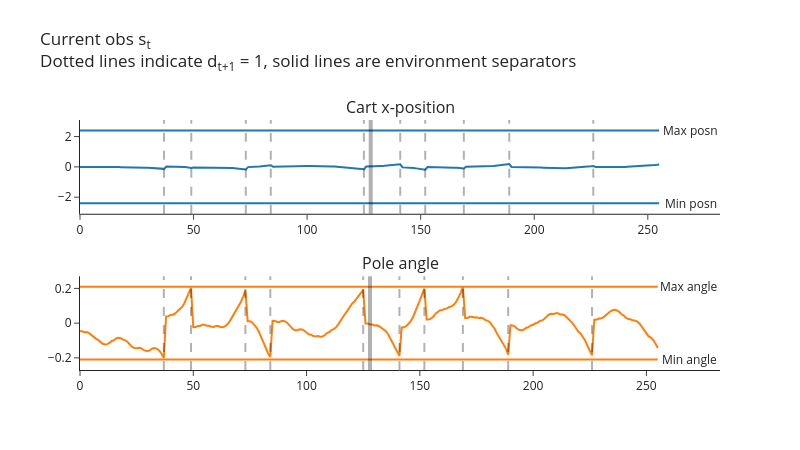
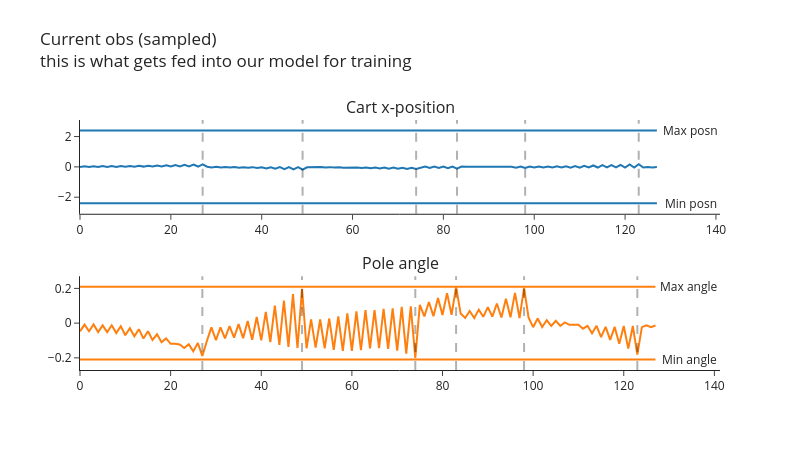

These figures' notebook cell, in order:
### Code cell
num_steps_per_rollout = 128
num_envs = 2
batch_size = num_steps_per_rollout * num_envs  # 256

minibatch_size = 128
num_minibatches = batch_size // minibatch_size  # 2

batches_per_learning_phase = 2

envs = CartPole(num_envs=num_envs)  # GPU-batched env: reset()/step() return on-device tensors
memory = ReplayMemory(num_envs, (4,), (), batch_size, minibatch_size, batches_per_learning_phase)

logprobs = values = t.zeros(num_envs, device=device)  # dummy values, just so we can see demo of plot
obs, _ = envs.reset()

for i in range(num_steps_per_rollout):  # the locally-defined 128, matching this cell's batch_size
    # Choose a random action and step the env (actions are an on-device tensor for the batched env)
    actions = t.randint(0, envs.single_action_space.n, (num_envs,), device=device)
    next_obs, rewards, terminated, truncated, infos = envs.step(actions)

    # Add experience to memory (everything is already an on-device tensor)
    memory.add(obs, actions, logprobs, values, rewards, terminated)
    obs = next_obs

plot_cartpole_obs_and_dones(
    t.stack(memory.obs).cpu(),
    t.stack(memory.terminated).cpu(),
    title="Current obs s<sub>t</sub><br>Dotted lines indicate d<sub>t+1</sub> = 1, solid lines are environment separators",
)

next_value = next_done = t.zeros(envs.num_envs).to(device)  # dummy values, just so we can see demo of plot
minibatches = memory.get_minibatches(next_value, next_done, gamma=0.99, gae_lambda=0.95)

plot_cartpole_obs_and_dones(
    minibatches[0].obs.cpu(),
    minibatches[0].terminated.cpu(),
    title="Current obs (sampled)<br>this is what gets fed into our model for training",
)

### Figure 1 — Plotly figure (JSON) as saved in the notebook; plotly's stock layout.template omitted (floating-point values rounded to 4 significant figures; data arrays with more than 128 entries replaced by an {"elided": "..."} marker saying what was removed)
{"data": [{"marker": {"color": "#1F77B4"}, "mode": "lines", "name": "posn", "type": "scatter", "xaxis": "x", "y": {"elided": "256 float values"}, "yaxis": "y"}, {"marker": {"color": "#1F77B4"}, "mode": "lines", "name": "posn_min", "type": "scatter", "xaxis": "x", "y": {"elided": "256 float values"}, "yaxis": "y"}, {"marker": {"color": "#1F77B4"}, "mode": "lines", "name": "posn_max", "type": "scatter", "xaxis": "x", "y": {"elided": "256 float values"}, "yaxis": "y"}, {"marker": {"color": "#FF7F0E"}, "mode": "lines", "name": "angle", "type": "scatter", "xaxis": "x2", "y": {"elided": "256 float values"}, "yaxis": "y2"}, {"marker": {"color": "#FF7F0E"}, "mode": "lines", "name": "angle_min", "type": "scatter", "xaxis": "x2", "y": {"elided": "256 float values"}, "yaxis": "y2"}, {"marker": {"color": "#FF7F0E"}, "mode": "lines", "name": "angle_max", "type": "scatter", "xaxis": "x2", "y": {"elided": "256 float values"}, "yaxis": "y2"}], "layout": {"annotations": [{"font": {"size": 16}, "showarrow": false, "text": "Cart x-position", "x": 0.5, "xanchor": "center", "xref": "paper", "y": 1, "yanchor": "bottom", "yref": "paper"}, {"font": {"size": 16}, "showarrow": false, "text": "Pole angle", "x": 0.5, "xanchor": "center", "xref": "paper", "y": 0.375, "yanchor": "bottom", "yref": "paper"}, {"showarrow": false, "text": "Min posn", "x": 268.8, "xref": "x", "y": -2.4, "yref": "y"}, {"showarrow": false, "text": "Min angle", "x": 268.8, "xref": "x2", "y": -0.2095, "yref": "y2"}, {"showarrow": false, "text": "Max posn", "x": 268.8, "xref": "x", "y": 2.4, "yref": "y"}, {"showarrow": false, "text": "Max angle", "x": 268.8, "xref": "x2", "y": 0.2095, "yref": "y2"}], "height": 450, "hovermode": "x unified", "margin": {"t": 120}, "shapes": [{"line": {"color": "black", "dash": "dash", "width": 2}, "type": "line", "x0": 37, "x1": 37, "xref": "x", "y0": 0, "y1": 1, "yref": "y domain"}, {"line": {"color": "black", "dash": "dash", "width": 2}, "type": "line", "x0": 49, "x1": 49, "xref": "x", "y0": 0, "y1": 1, "yref": "y domain"}, {"line": {"color": "black", "dash": "dash", "width": 2}, "type": "line", "x0": 73, "x1": 73, "xref": "x", "y0": 0, "y1": 1, "yref": "y domain"}, {"line": {"color": "black", "dash": "dash", "width": 2}, "type": "line", "x0": 84, "x1": 84, "xref": "x", "y0": 0, "y1": 1, "yref": "y domain"}, {"line": {"color": "black", "dash": "dash", "width": 2}, "type": "line", "x0": 125, "x1": 125, "xref": "x", "y0": 0, "y1": 1, "yref": "y domain"}, {"line": {"color": "black", "dash": "dash", "width": 2}, "type": "line", "x0": 141, "x1": 141, "xref": "x", "y0": 0, "y1": 1, "yref": "y domain"}, {"line": {"color": "black", "dash": "dash", "width": 2}, "type": "line", "x0": 152, "x1": 152, "xref": "x", "y0": 0, "y1": 1, "yref": "y domain"}, {"line": {"color": "black", "dash": "dash", "width": 2}, "type": "line", "x0": 169, "x1": 169, "xref": "x", "y0": 0, "y1": 1, "yref": "y domain"}, {"line": {"color": "black", "dash": "dash", "width": 2}, "type": "line", "x0": 189, "x1": 189, "xref": "x", "y0": 0, "y1": 1, "yref": "y domain"}, {"line": {"color": "black", "dash": "dash", "width": 2}, "type": "line", "x0": 226, "x1": 226, "xref": "x", "y0": 0, "y1": 1, "yref": "y domain"}, {"line": {"color": "black", "width": 4}, "type": "line", "x0": 128, "x1": 128, "xref": "x", "y0": 0, "y1": 1, "yref": "y domain"}, {"line": {"color": "black", "dash": "dash", "width": 2}, "type": "line", "x0": 37, "x1": 37, "xref": "x2", "y0": 0, "y1": 1, "yref": "y2 domain"}, {"line": {"color": "black", "dash": "dash", "width": 2}, "type": "line", "x0": 49, "x1": 49, "xref": "x2", "y0": 0, "y1": 1, "yref": "y2 domain"}, {"line": {"color": "black", "dash": "dash", "width": 2}, "type": "line", "x0": 73, "x1": 73, "xref": "x2", "y0": 0, "y1": 1, "yref": "y2 domain"}, {"line": {"color": "black", "dash": "dash", "width": 2}, "type": "line", "x0": 84, "x1": 84, "xref": "x2", "y0": 0, "y1": 1, "yref": "y2 domain"}, {"line": {"color": "black", "dash": "dash", "width": 2}, "type": "line", "x0": 125, "x1": 125, "xref": "x2", "y0": 0, "y1": 1, "yref": "y2 domain"}, {"line": {"color": "black", "dash": "dash", "width": 2}, "type": "line", "x0": 141, "x1": 141, "xref": "x2", "y0": 0, "y1": 1, "yref": "y2 domain"}, {"line": {"color": "black", "dash": "dash", "width": 2}, "type": "line", "x0": 152, "x1": 152, "xref": "x2", "y0": 0, "y1": 1, "yref": "y2 domain"}, {"line": {"color": "black", "dash": "dash", "width": 2}, "type": "line", "x0": 169, "x1": 169, "xref": "x2", "y0": 0, "y1": 1, "yref": "y2 domain"}, {"line": {"color": "black", "dash": "dash", "width": 2}, "type": "line", "x0": 189, "x1": 189, "xref": "x2", "y0": 0, "y1": 1, "yref": "y2 domain"}, {"line": {"color": "black", "dash": "dash", "width": 2}, "type": "line", "x0": 226, "x1": 226, "xref": "x2", "y0": 0, "y1": 1, "yref": "y2 domain"}, {"line": {"color": "black", "width": 4}, "type": "line", "x0": 128, "x1": 128, "xref": "x2", "y0": 0, "y1": 1, "yref": "y2 domain"}], "showlegend": false, "title": {"text": "Current obs s<sub>t</sub><br>Dotted lines indicate d<sub>t+1</sub> = 1, solid lines are environment separators", "y": 0.9}, "width": 800, "xaxis": {"anchor": "y", "domain": [0, 1]}, "xaxis2": {"anchor": "y2", "domain": [0, 1]}, "yaxis": {"anchor": "x", "domain": [0.625, 1]}, "yaxis2": {"anchor": "x2", "domain": [0, 0.375]}}}

### Figure 2 — Plotly figure (JSON) as saved in the notebook; plotly's stock layout.template omitted (floating-point values rounded to 4 significant figures)
{"data": [{"marker": {"color": "#1F77B4"}, "mode": "lines", "name": "posn", "type": "scatter", "xaxis": "x", "y": [-0.0101, 0.04459, -0.01006, 0.04518, -0.006113, 0.04968, -0.006053, 0.05028, -0.002076, 0.05478, 0.005817, 0.06319, 0.009825, 0.0677, 0.01775, 0.07613, 0.0218, 0.08846, 0.02978, 0.1047, 0.03388, 0.1249, 0.03411, 0.1412, 0.03048, 0.1536, 0.02298, 0.1699, 0.01162, -0.03465, 0.004194, -0.0356, -0.007105, -0.04044, -0.01448, -0.04918, -0.01792, -0.06181, -0.01745, -0.07835, -0.02085, -0.09879, -0.02032, -0.1231, -0.01586, -0.1436, -0.01528, -0.168, -0.01855, -0.1885, -0.02569, -0.01355, -0.03668, -0.0132, -0.04373, -0.01676, -0.04685, -0.02423, -0.05383, -0.0356, -0.06465, -0.04309, -0.07933, -0.04669, -0.09786, -0.04641, -0.1124, -0.05004, -0.1231, -0.0498, -0.1298, -0.05349, -0.1326, -0.05329, -0.1314, -0.05703, 0.02692, -0.06469, 0.02649, -0.07628, 0.02215, -0.0918, 0.0217, -0.1112, 0.01733, 0.009108, 0.009049, 0.009834, 0.004653, 0.006649, -0.003664, 0.007358, -0.0159, 0.01196, -0.03207, 0.01265, -0.05216, 0.01723, -0.06838, 0.0179, -0.04092, 0.02246, -0.04064, 0.03092, -0.04426, 0.03546, -0.04396, 0.04391, -0.04756, 0.05625, -0.04726, 0.07249, -0.04305, 0.09264, -0.04274, 0.1089, -0.03852, 0.1213, -0.0382, 0.1376, -0.04178, 0.1578, -0.04145, 0.1819, -0.03721, -0.007561, -0.03687, -0.008209], "yaxis": "y"}, {"marker": {"color": "#1F77B4"}, "mode": "lines", "name": "posn_min", "type": "scatter", "xaxis": "x", "y": [-2.4, -2.4, -2.4, -2.4, -2.4, -2.4, -2.4, -2.4, -2.4, -2.4, -2.4, -2.4, -2.4, -2.4, -2.4, -2.4, -2.4, -2.4, -2.4, -2.4, -2.4, -2.4, -2.4, -2.4, -2.4, -2.4, -2.4, -2.4, -2.4, -2.4, -2.4, -2.4, -2.4, -2.4, -2.4, -2.4, -2.4, -2.4, -2.4, -2.4, -2.4, -2.4, -2.4, -2.4, -2.4, -2.4, -2.4, -2.4, -2.4, -2.4, -2.4, -2.4, -2.4, -2.4, -2.4, -2.4, -2.4, -2.4, -2.4, -2.4, -2.4, -2.4, -2.4, -2.4, -2.4, -2.4, -2.4, -2.4, -2.4, -2.4, -2.4, -2.4, -2.4, -2.4, -2.4, -2.4, -2.4, -2.4, -2.4, -2.4, -2.4, -2.4, -2.4, -2.4, -2.4, -2.4, -2.4, -2.4, -2.4, -2.4, -2.4, -2.4, -2.4, -2.4, -2.4, -2.4, -2.4, -2.4, -2.4, -2.4, -2.4, -2.4, -2.4, -2.4, -2.4, -2.4, -2.4, -2.4, -2.4, -2.4, -2.4, -2.4, -2.4, -2.4, -2.4, -2.4, -2.4, -2.4, -2.4, -2.4, -2.4, -2.4, -2.4, -2.4, -2.4, -2.4, -2.4, -2.4], "yaxis": "y"}, {"marker": {"color": "#1F77B4"}, "mode": "lines", "name": "posn_max", "type": "scatter", "xaxis": "x", "y": [2.4, 2.4, 2.4, 2.4, 2.4, 2.4, 2.4, 2.4, 2.4, 2.4, 2.4, 2.4, 2.4, 2.4, 2.4, 2.4, 2.4, 2.4, 2.4, 2.4, 2.4, 2.4, 2.4, 2.4, 2.4, 2.4, 2.4, 2.4, 2.4, 2.4, 2.4, 2.4, 2.4, 2.4, 2.4, 2.4, 2.4, 2.4, 2.4, 2.4, 2.4, 2.4, 2.4, 2.4, 2.4, 2.4, 2.4, 2.4, 2.4, 2.4, 2.4, 2.4, 2.4, 2.4, 2.4, 2.4, 2.4, 2.4, 2.4, 2.4, 2.4, 2.4, 2.4, 2.4, 2.4, 2.4, 2.4, 2.4, 2.4, 2.4, 2.4, 2.4, 2.4, 2.4, 2.4, 2.4, 2.4, 2.4, 2.4, 2.4, 2.4, 2.4, 2.4, 2.4, 2.4, 2.4, 2.4, 2.4, 2.4, 2.4, 2.4, 2.4, 2.4, 2.4, 2.4, 2.4, 2.4, 2.4, 2.4, 2.4, 2.4, 2.4, 2.4, 2.4, 2.4, 2.4, 2.4, 2.4, 2.4, 2.4, 2.4, 2.4, 2.4, 2.4, 2.4, 2.4, 2.4, 2.4, 2.4, 2.4, 2.4, 2.4, 2.4, 2.4, 2.4, 2.4, 2.4, 2.4], "yaxis": "y"}, {"marker": {"color": "#FF7F0E"}, "mode": "lines", "name": "angle", "type": "scatter", "xaxis": "x2", "y": [-0.04751, -0.008499, -0.04663, -0.007858, -0.05189, -0.01312, -0.05161, -0.01259, -0.05749, -0.01799, -0.06955, -0.02932, -0.07612, -0.03491, -0.08897, -0.04654, -0.09646, -0.06423, -0.1103, -0.08807, -0.119, -0.1181, -0.1226, -0.1429, -0.121, -0.1627, -0.1145, -0.1891, -0.1029, -0.02451, -0.09785, -0.02399, -0.08762, -0.01776, -0.08383, -0.005837, -0.08641, 0.01183, -0.09536, 0.03531, -0.09902, 0.06472, -0.1091, 0.1002, -0.1256, 0.1302, -0.137, 0.1667, -0.1434, 0.1982, -0.1449, 0.02133, -0.1414, 0.02095, -0.1447, 0.02655, -0.1546, 0.03814, -0.1597, 0.05574, -0.16, 0.06774, -0.1554, 0.07424, -0.1462, 0.07534, -0.1436, 0.08273, -0.1478, 0.08477, -0.1587, 0.09316, -0.1762, 0.09625, -0.2006, 0.1057, 0.03916, 0.1217, 0.04005, 0.1441, 0.04704, 0.1731, 0.04842, 0.2087, 0.05596, 0.02945, 0.06964, 0.02985, 0.07783, 0.0363, 0.0923, 0.03708, 0.1131, 0.03224, 0.1403, 0.03348, 0.174, 0.02908, 0.2028, 0.03074, -0.02344, 0.02673, -0.02279, 0.01706, -0.01644, 0.01341, -0.01609, 0.004022, -0.009983, -0.01114, -0.009833, -0.03213, -0.0156, -0.05904, -0.01558, -0.0803, -0.0215, -0.09609, -0.02168, -0.1182, -0.01613, -0.1468, -0.01658, -0.1819, -0.02298, -0.01311, -0.02363, -0.01382], "yaxis": "y2"}, {"marker": {"color": "#FF7F0E"}, "mode": "lines", "name": "angle_min", "type": "scatter", "xaxis": "x2", "y": [-0.2095, -0.2095, -0.2095, -0.2095, -0.2095, -0.2095, -0.2095, -0.2095, -0.2095, -0.2095, -0.2095, -0.2095, -0.2095, -0.2095, -0.2095, -0.2095, -0.2095, -0.2095, -0.2095, -0.2095, -0.2095, -0.2095, -0.2095, -0.2095, -0.2095, -0.2095, -0.2095, -0.2095, -0.2095, -0.2095, -0.2095, -0.2095, -0.2095, -0.2095, -0.2095, -0.2095, -0.2095, -0.2095, -0.2095, -0.2095, -0.2095, -0.2095, -0.2095, -0.2095, -0.2095, -0.2095, -0.2095, -0.2095, -0.2095, -0.2095, -0.2095, -0.2095, -0.2095, -0.2095, -0.2095, -0.2095, -0.2095, -0.2095, -0.2095, -0.2095, -0.2095, -0.2095, -0.2095, -0.2095, -0.2095, -0.2095, -0.2095, -0.2095, -0.2095, -0.2095, -0.2095, -0.2095, -0.2095, -0.2095, -0.2095, -0.2095, -0.2095, -0.2095, -0.2095, -0.2095, -0.2095, -0.2095, -0.2095, -0.2095, -0.2095, -0.2095, -0.2095, -0.2095, -0.2095, -0.2095, -0.2095, -0.2095, -0.2095, -0.2095, -0.2095, -0.2095, -0.2095, -0.2095, -0.2095, -0.2095, -0.2095, -0.2095, -0.2095, -0.2095, -0.2095, -0.2095, -0.2095, -0.2095, -0.2095, -0.2095, -0.2095, -0.2095, -0.2095, -0.2095, -0.2095, -0.2095, -0.2095, -0.2095, -0.2095, -0.2095, -0.2095, -0.2095, -0.2095, -0.2095, -0.2095, -0.2095, -0.2095, -0.2095], "yaxis": "y2"}, {"marker": {"color": "#FF7F0E"}, "mode": "lines", "name": "angle_max", "type": "scatter", "xaxis": "x2", "y": [0.2095, 0.2095, 0.2095, 0.2095, 0.2095, 0.2095, 0.2095, 0.2095, 0.2095, 0.2095, 0.2095, 0.2095, 0.2095, 0.2095, 0.2095, 0.2095, 0.2095, 0.2095, 0.2095, 0.2095, 0.2095, 0.2095, 0.2095, 0.2095, 0.2095, 0.2095, 0.2095, 0.2095, 0.2095, 0.2095, 0.2095, 0.2095, 0.2095, 0.2095, 0.2095, 0.2095, 0.2095, 0.2095, 0.2095, 0.2095, 0.2095, 0.2095, 0.2095, 0.2095, 0.2095, 0.2095, 0.2095, 0.2095, 0.2095, 0.2095, 0.2095, 0.2095, 0.2095, 0.2095, 0.2095, 0.2095, 0.2095, 0.2095, 0.2095, 0.2095, 0.2095, 0.2095, 0.2095, 0.2095, 0.2095, 0.2095, 0.2095, 0.2095, 0.2095, 0.2095, 0.2095, 0.2095, 0.2095, 0.2095, 0.2095, 0.2095, 0.2095, 0.2095, 0.2095, 0.2095, 0.2095, 0.2095, 0.2095, 0.2095, 0.2095, 0.2095, 0.2095, 0.2095, 0.2095, 0.2095, 0.2095, 0.2095, 0.2095, 0.2095, 0.2095, 0.2095, 0.2095, 0.2095, 0.2095, 0.2095, 0.2095, 0.2095, 0.2095, 0.2095, 0.2095, 0.2095, 0.2095, 0.2095, 0.2095, 0.2095, 0.2095, 0.2095, 0.2095, 0.2095, 0.2095, 0.2095, 0.2095, 0.2095, 0.2095, 0.2095, 0.2095, 0.2095, 0.2095, 0.2095, 0.2095, 0.2095, 0.2095, 0.2095], "yaxis": "y2"}], "layout": {"annotations": [{"font": {"size": 16}, "showarrow": false, "text": "Cart x-position", "x": 0.5, "xanchor": "center", "xref": "paper", "y": 1, "yanchor": "bottom", "yref": "paper"}, {"font": {"size": 16}, "showarrow": false, "text": "Pole angle", "x": 0.5, "xanchor": "center", "xref": "paper", "y": 0.375, "yanchor": "bottom", "yref": "paper"}, {"showarrow": false, "text": "Min posn", "x": 134.4, "xref": "x", "y": -2.4, "yref": "y"}, {"showarrow": false, "text": "Min angle", "x": 134.4, "xref": "x2", "y": -0.2095, "yref": "y2"}, {"showarrow": false, "text": "Max posn", "x": 134.4, "xref": "x", "y": 2.4, "yref": "y"}, {"showarrow": false, "text": "Max angle", "x": 134.4, "xref": "x2", "y": 0.2095, "yref": "y2"}], "height": 450, "hovermode": "x unified", "margin": {"t": 120}, "shapes": [{"line": {"color": "black", "dash": "dash", "width": 2}, "type": "line", "x0": 27, "x1": 27, "xref": "x", "y0": 0, "y1": 1, "yref": "y domain"}, {"line": {"color": "black", "dash": "dash", "width": 2}, "type": "line", "x0": 49, "x1": 49, "xref": "x", "y0": 0, "y1": 1, "yref": "y domain"}, {"line": {"color": "black", "dash": "dash", "width": 2}, "type": "line", "x0": 74, "x1": 74, "xref": "x", "y0": 0, "y1": 1, "yref": "y domain"}, {"line": {"color": "black", "dash": "dash", "width": 2}, "type": "line", "x0": 83, "x1": 83, "xref": "x", "y0": 0, "y1": 1, "yref": "y domain"}, {"line": {"color": "black", "dash": "dash", "width": 2}, "type": "line", "x0": 98, "x1": 98, "xref": "x", "y0": 0, "y1": 1, "yref": "y domain"}, {"line": {"color": "black", "dash": "dash", "width": 2}, "type": "line", "x0": 123, "x1": 123, "xref": "x", "y0": 0, "y1": 1, "yref": "y domain"}, {"line": {"color": "black", "dash": "dash", "width": 2}, "type": "line", "x0": 27, "x1": 27, "xref": "x2", "y0": 0, "y1": 1, "yref": "y2 domain"}, {"line": {"color": "black", "dash": "dash", "width": 2}, "type": "line", "x0": 49, "x1": 49, "xref": "x2", "y0": 0, "y1": 1, "yref": "y2 domain"}, {"line": {"color": "black", "dash": "dash", "width": 2}, "type": "line", "x0": 74, "x1": 74, "xref": "x2", "y0": 0, "y1": 1, "yref": "y2 domain"}, {"line": {"color": "black", "dash": "dash", "width": 2}, "type": "line", "x0": 83, "x1": 83, "xref": "x2", "y0": 0, "y1": 1, "yref": "y2 domain"}, {"line": {"color": "black", "dash": "dash", "width": 2}, "type": "line", "x0": 98, "x1": 98, "xref": "x2", "y0": 0, "y1": 1, "yref": "y2 domain"}, {"line": {"color": "black", "dash": "dash", "width": 2}, "type": "line", "x0": 123, "x1": 123, "xref": "x2", "y0": 0, "y1": 1, "yref": "y2 domain"}], "showlegend": false, "title": {"text": "Current obs (sampled)<br>this is what gets fed into our model for training", "y": 0.9}, "width": 800, "xaxis": {"anchor": "y", "domain": [0, 1]}, "xaxis2": {"anchor": "y2", "domain": [0, 1]}, "yaxis": {"anchor": "x", "domain": [0.625, 1]}, "yaxis2": {"anchor": "x2", "domain": [0, 0.375]}}}
